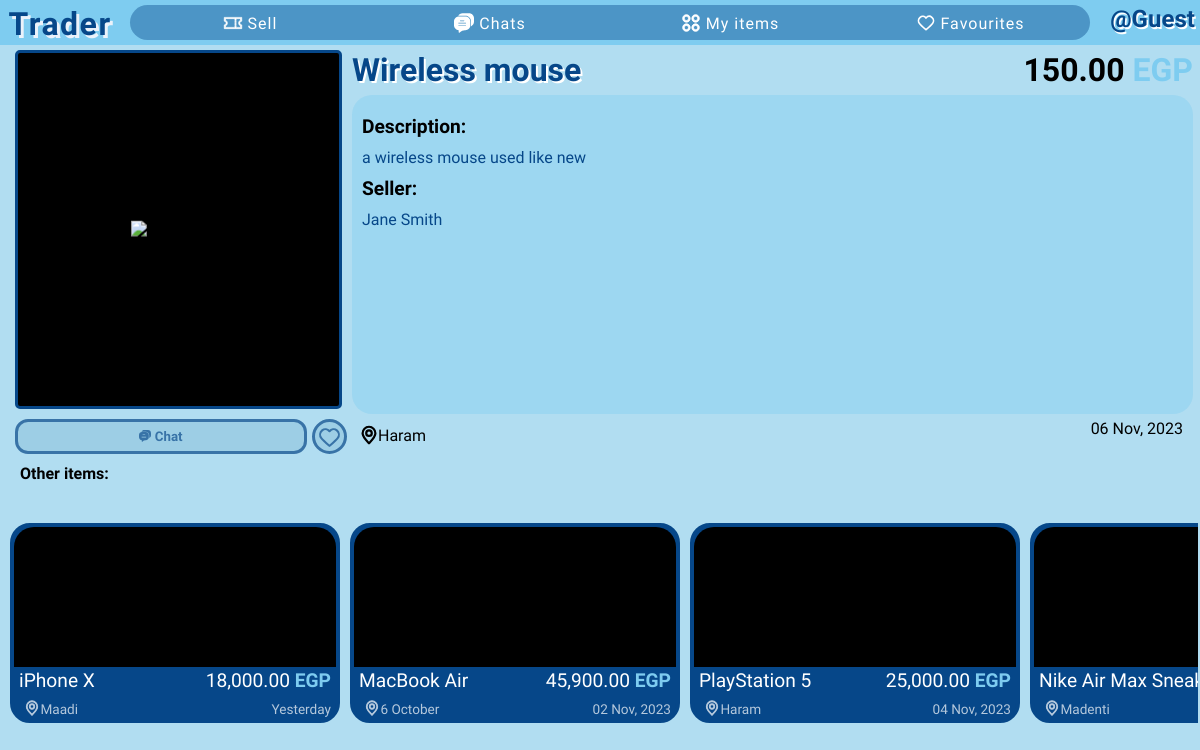
The app's page /16/ with its own data.
### app/models.py (models this page shows)
class Item(db.Model):
    id = db.Column(db.Integer, primary_key=True)  # Item ID
    title = db.Column(db.String(100), nullable=False)  # Item title
    description = db.Column(db.Text, nullable=False)  # Item description
    location = db.Column(db.String(100), nullable=False)  # Item location
    price = db.Column(db.Float, default=0, nullable=False)  # Item price
    is_sold = db.Column(db.Boolean, default=False)  # Is item sold?
    created_at = db.Column(db.DateTime)  # Item creation timestamp
    owner = db.Column(db.Integer, db.ForeignKey("user.id"), nullable=False)  # Owner of the item
    images = db.relationship('Image', backref='images_set', lazy=True)  # Images associated with the item
    chats = db.relationship('Chat', backref='chats_set', lazy=True)  # Chats related to the item

class User(db.Model, UserMixin):
    id = db.Column(db.Integer, primary_key=True)  # User ID
    firstname = db.Column(db.String(50), nullable=False)  # First name
    lastname = db.Column(db.String(50), nullable=False)  # Last name
    username = db.Column(db.String(30), unique=True, nullable=False)  # Unique username
    email = db.Column(db.String(120), unique=True, nullable=False)  # Unique email
    password = db.Column(db.String(120), nullable=False)  # Password
    profile_color = db.Column(db.String(25), nullable=True, default=None)  # Profile color
    sent_chat = db.relationship('Chat', backref='sent_by_set', lazy=True, foreign_keys='Chat.sent_by')  # Chats sent by this user
    received_chat = db.relationship('Chat', backref='received_by_set', lazy=True, foreign_keys='Chat.received_by')  # Chats received by this user
    items = db.relationship('Item', backref='item_owner', lazy=True)  # Items posted by this user
    contacts = db.relationship('User', secondary=user_contacts,  # Many-to-many relationship for contacts
                               primaryjoin=(user_contacts.c.contact_id == id),
                               secondaryjoin=(user_contacts.c.contacted_id == id),
                               backref=db.backref('contacted_by', lazy='dynamic'),
                               lazy='dynamic')
    favourites = db.relationship('Item', secondary=favourite_items, backref=db.backref('fav_users', lazy='dynamic'))  # Many-to-many relationship for favorite items

### app/routes.py (the view)
@app.get("/<int:item_id>/")
def single_item(item_id):
    items = []
    item = None
    for entry in Item.query.all():
        if entry.id == item_id:
            item = entry
            seller = User.query.get(item.owner)
        elif entry.is_sold == False:
            items.append(entry)
    if not item:
        abort(404)
    if current_user.is_authenticated:
        is_favourite = item in current_user.favourites
    else:
        is_favourite = False
    return render_template("single-item.html", items=items, item=item, seller=seller, is_favourite=is_favourite)

### app/templates/single-item.html (shortened to what this page needs)
{% extends 'base.html' %}
{% block head %}
    <link rel="stylesheet" href="{{ url_for('static', filename='css/partials/item.css') }}">
    <link rel="stylesheet" href="{{ url_for('static', filename='css/single-item.css') }}">
{% endblock %}
{% block content %}
    <div class="grid-cont">
        <div class="item-img-cont">
            <img src="{{ url_for('serve_image', img_id=item.images[0].id) }}" alt="item-image">
        </div>
        {% if current_user.id == seller.id %}
        <div class="seller-btns edit-delete-status">
            <button class="edit-btn" id="edit-{{ item.id }}">
                <svg fill="green" height="12px" width="12px" version="1.1" xmlns="http://www.w3.org/2000/svg" xmlns:xlink="http://www.w3.org/1999/xlink" viewBox="0 0 348.882 348.882" xml:space="preserve" stroke="green"><g id="SVGRepo_bgCarrier" stroke-width="0"></g><g id="SVGRepo_tracerCarrier" stroke-linecap="round" stroke-linejoin="round"></g><g id="SVGRepo_iconCarrier"> <g> <path d="M333.988,11.758l-0.42-0.383C325.538,4.04,315.129,0,304.258,0c-12.187,0-23.888,5.159-32.104,14.153L116.803,184.231 c-1.416,1.55-2.49,3.379-3.154,5.37l-18.267,54.762c-2.112,6.331-1.052,13.333,2.835,18.729c3.918,5.438,10.23,8.685,16.886,8.685 c0,0,0.001,0,0.001,0c2.879,0,5.693-0.592,8.362-1.76l52.89-23.138c1.923-0.841,3.648-2.076,5.063-3.626L336.771,73.176 C352.937,55.479,351.69,27.929,333.988,11.758z M130.381,234.247l10.719-32.134l0.904-0.99l20.316,18.556l-0.904,0.99 L130.381,234.247z M314.621,52.943L182.553,197.53l-20.316-18.556L294.305,34.386c2.583-2.828,6.118-4.386,9.954-4.386 c3.365,0,6.588,1.252,9.082,3.53l0.419,0.383C319.244,38.922,319.63,47.459,314.621,52.943z"></path> <path d="M303.85,138.388c-8.284,0-15,6.716-15,15v127.347c0,21.034-17.113,38.147-38.147,38.147H68.904 c-21.035,0-38.147-17.113-38.147-38.147V100.413c0-21.034,17.113-38.147,38.147-38.147h131.587c8.284,0,15-6.716,15-15 s-6.716-15-15-15H68.904c-37.577,0-68.147,30.571-68.147,68.147v180.321c0,37.576,30.571,68.147,68.147,68.147h181.798 c37.576,0,68.147-30.571,68.147-68.147V153.388C318.85,145.104,312.134,138.388,303.85,138.388z"></path> </g> </g></svg>
                Edit
            </button>
            <button class="delete-btn" id="delete-{{ item.id }}">
                <svg fill="red" width="12px" height="12px" version="1.1" xmlns="http://www.w3.org/2000/svg" xmlns:xlink="http://www.w3.org/1999/xlink" viewBox="0 0 482.428 482.429" xml:space="preserve" stroke="red"><g id="SVGRepo_bgCarrier" stroke-width="0"></g><g id="SVGRepo_tracerCarrier" stroke-linecap="round" stroke-linejoin="round"></g><g id="SVGRepo_iconCarrier"> <g> <g> <path d="M381.163,57.799h-75.094C302.323,25.316,274.686,0,241.214,0c-33.471,0-61.104,25.315-64.85,57.799h-75.098 c-30.39,0-55.111,24.728-55.111,55.117v2.828c0,23.223,14.46,43.1,34.83,51.199v260.369c0,30.39,24.724,55.117,55.112,55.117 h210.236c30.389,0,55.111-24.729,55.111-55.117V166.944c20.369-8.1,34.83-27.977,34.83-51.199v-2.828 C436.274,82.527,411.551,57.799,381.163,57.799z M241.214,26.139c19.037,0,34.927,13.645,38.443,31.66h-76.879 C206.293,39.783,222.184,26.139,241.214,26.139z M375.305,427.312c0,15.978-13,28.979-28.973,28.979H136.096 c-15.973,0-28.973-13.002-28.973-28.979V170.861h268.182V427.312z M410.135,115.744c0,15.978-13,28.979-28.973,28.979H101.266 c-15.973,0-28.973-13.001-28.973-28.979v-2.828c0-15.978,13-28.979,28.973-28.979h279.897c15.973,0,28.973,13.001,28.973,28.979 V115.744z"></path> <path d="M171.144,422.863c7.218,0,13.069-5.853,13.069-13.068V262.641c0-7.216-5.852-13.07-13.069-13.07 c-7.217,0-13.069,5.854-13.069,13.07v147.154C158.074,417.012,163.926,422.863,171.144,422.863z"></path> <path d="M241.214,422.863c7.218,0,13.07-5.853,13.07-13.068V262.641c0-7.216-5.854-13.07-13.07-13.07 c-7.217,0-13.069,5.854-13.069,13.07v147.154C228.145,417.012,233.996,422.863,241.214,422.863z"></path> <path d="M311.284,422.863c7.217,0,13.068-5.853,13.068-13.068V262.641c0-7.216-5.852-13.07-13.068-13.07 c-7.219,0-13.07,5.854-13.07,13.07v147.154C298.213,417.012,304.067,422.863,311.284,422.863z"></path> </g> </g> </g></svg>
                Delete
            </button>
            <button class="status-btn" id="status-{{ item.id }}">
                {% if item.is_sold %}
                <svg fill="none" width="12px" height="12px" version="1.1" xmlns="http://www.w3.org/2000/svg" xmlns:xlink="http://www.w3.org/1999/xlink" viewBox="0 0 32 32" xml:space="preserve" stroke="black"><g id="SVGRepo_bgCarrier" stroke-whiteidth="0"></g><g id="SVGRepo_tracerCarrier" stroke-linecap="round" stroke-linejoin="round"></g><g id="SVGRepo_iconCarrier"> <style type="text/css"> .linesandangles_een{fill:white;} </style> <path class="linesandangles_een" d="M30,13V7H2v6c1.657,0,3,1.343,3,3s-1.343,3-3,3v6h28v-6c-1.657,0-3-1.343-3-3S28.343,13,30,13z M28,20.582V23h-7v-2h-2v2H4v-2.418C5.764,19.81,7,18.046,7,16s-1.236-3.81-3-4.583V9h15v2h2V9h7v2.417 c-1.764,0.773-3,2.536-3,4.583S26.236,19.81,28,20.582z M19,12h2v2h-2V12z M19,15h2v2h-2V15z M19,18h2v2h-2V18z"></path> </g></svg>
                Mark Active
                {% else %}
                <svg fill="none" width="12px" height="12px" viewBox="-13.6 -13.6 197.20 197.20" xmlns="http://www.w3.org/2000/svg"><g id="SVGRepo_bgCarrier" stroke-width="0"></g><g id="SVGRepo_tracerCarrier" stroke-linecap="round" stroke-linejoin="round" stroke="black" stroke-width="20.4"> <path d="M142.196 30.4125C142.586 30.0637 142.897 29.6356 143.109 29.1567C143.32 28.6778 143.427 28.1592 143.422 27.6357C143.417 27.1122 143.3 26.5959 143.079 26.1213C142.858 25.6467 142.538 25.2248 142.141 24.8838C141.722 24.5249 141.307 24.1678 140.895 23.8127C137.751 21.1093 134.5 18.3102 131.1 15.9225C105.123 -2.36044 78.1316 -2.4633 50.8803 7.23287C26.2068 16.0055 10.3619 33.5563 3.77909 59.3882C-3.56415 88.249 2.86618 113.71 22.9048 135.073C23.4261 135.625 23.9582 136.177 24.4895 136.704C35.2539 147.469 48.6614 154.115 59.2847 158.739C63.8445 160.731 87.2404 163.149 93.5707 162.206C131.19 156.588 155.946 135.37 164.569 99.8725C166.215 92.9194 167.035 85.7962 167.011 78.6508C166.974 71.1466 165.712 63.6988 163.275 56.6012C163.097 56.0703 162.805 55.5851 162.418 55.1805C162.031 54.7759 161.56 54.4618 161.037 54.2606C160.515 54.0595 159.954 53.9764 159.396 54.0171C158.838 54.0579 158.295 54.2216 157.808 54.4965L157.706 54.5547C156.931 54.9984 156.336 55.7005 156.027 56.5381C155.717 57.3757 155.712 58.2954 156.012 59.1364C158.212 65.2371 159.334 71.674 159.327 78.1592C159.251 85.9394 158.198 93.6792 156.192 101.197C150.248 122.8 136.038 138.545 112.75 149.315C89.0741 160.65 55.1215 149.19 46.0879 143.226C36.1031 136.4 27.3663 127.908 20.2596 118.121C9.11418 102.34 6.61369 79.6587 12.6028 58.9229C15.4055 49.3489 20.3036 40.5185 26.9421 33.0722C33.5806 25.6259 41.793 19.7503 50.9838 15.8714C74.8941 5.93474 98.8852 4.18192 122.285 19.0635C125.422 21.061 133.422 27.3424 137.465 30.5501C138.143 31.0882 138.99 31.3691 139.855 31.3432C140.721 31.3172 141.549 30.986 142.194 30.4082L142.196 30.4125Z" fill="#000000"></path> <path d="M74.6287 104.313C76.2312 102.79 77.1115 102.019 77.9173 101.177C103.753 74.1855 132.047 49.8851 160.508 25.7727C161.584 24.8619 162.685 23.7 163.958 23.3737C165.493 22.9815 167.996 23.4326 168.682 24.2661C169.133 24.8821 169.418 25.6035 169.509 26.3612C169.601 27.1189 169.496 27.8875 169.206 28.5932C168.537 30.3474 166.907 31.8498 165.429 33.1629C156.607 41.0019 147.538 48.5708 138.872 56.5716C120.756 73.3024 102.756 90.1576 84.8704 107.137C77.0334 114.561 74.0173 114.862 66.8059 106.929C62.0589 101.705 47.7328 84.0973 43.3455 78.5495C42.7256 77.6872 42.1735 76.7781 41.6941 75.8305C40.7045 74.0756 40.0576 72.1419 42.0246 70.7814C44.2158 69.2662 45.7707 70.8473 47.0696 72.4937C48.384 74.1607 49.5048 75.9916 50.9121 77.5713C55.2811 82.4737 69.908 99.1421 74.6287 104.313Z" fill="#000000"></path> </g><g id="SVGRepo_iconCarrier"> <path d="M142.196 30.4125C142.586 30.0637 142.897 29.6356 143.109 29.1567C143.32 28.6778 143.427 28.1592 143.422 27.6357C143.417 27.1122 143.3 26.5959 143.079 26.1213C142.858 25.6467 142.538 25.2248 142.141 24.8838C141.722 24.5249 141.307 24.1678 140.895 23.8127C137.751 21.1093 134.5 18.3102 131.1 15.9225C105.123 -2.36044 78.1316 -2.4633 50.8803 7.23287C26.2068 16.0055 10.3619 33.5563 3.77909 59.3882C-3.56415 88.249 2.86618 113.71 22.9048 135.073C23.4261 135.625 23.9582 136.177 24.4895 136.704C35.2539 147.469 48.6614 154.115 59.2847 158.739C63.8445 160.731 87.2404 163.149 93.5707 162.206C131.19 156.588 155.946 135.37 164.569 99.8725C166.215 92.9194 167.035 85.7962 167.011 78.6508C166.974 71.1466 165.712 63.6988 163.275 56.6012C163.097 56.0703 162.805 55.5851 162.418 55.1805C162.031 54.7759 161.56 54.4618 161.037 54.2606C160.515 54.0595 159.954 53.9764 159.396 54.0171C158.838 54.0579 158.295 54.2216 157.808 54.4965L157.706 54.5547C156.931 54.9984 156.336 55.7005 156.027 56.5381C155.717 57.3757 155.712 58.2954 156.012 59.1364C158.212 65.2371 159.334 71.674 159.327 78.1592C159.251 85.9394 158.198 93.6792 156.192 101.197C150.248 122.8 136.038 138.545 112.75 149.315C89.0741 160.65 55.1215 149.19 46.0879 143.226C36.1031 136.4 27.3663 127.908 20.2596 118.121C9.11418 102.34 6.61369 79.6587 12.6028 58.9229C15.4055 49.3489 20.3036 40.5185 26.9421 33.0722C33.5806 25.6259 41.793 19.7503 50.9838 15.8714C74.8941 5.93474 98.8852 4.18192 122.285 19.0635C125.422 21.061 133.422 27.3424 137.465 30.5501C138.143 31.0882 138.99 31.3691 139.855 31.3432C140.721 31.3172 141.549 30.986 142.194 30.4082L142.196 30.4125Z" fill="#000000"></path> <path d="M74.6287 104.313C76.2312 102.79 77.1115 102.019 77.9173 101.177C103.753 74.1855 132.047 49.8851 160.508 25.7727C161.584 24.8619 162.685 23.7 163.958 23.3737C165.493 22.9815 167.996 23.4326 168.682 24.2661C169.133 24.8821 169.418 25.6035 169.509 26.3612C169.601 27.1189 169.496 27.8875 169.206 28.5932C168.537 30.3474 166.907 31.8498 165.429 33.1629C156.607 41.0019 147.538 48.5708 138.872 56.5716C120.756 73.3024 102.756 90.1576 84.8704 107.137C77.0334 114.561 74.0173 114.862 66.8059 106.929C62.0589 101.705 47.7328 84.0973 43.3455 78.5495C42.7256 77.6872 42.1735 76.7781 41.6941 75.8305C40.7045 74.0756 40.0576 72.1419 42.0246 70.7814C44.2158 69.2662 45.7707 70.8473 47.0696 72.4937C48.384 74.1607 49.5048 75.9916 50.9121 77.5713C55.2811 82.4737 69.908 99.1421 74.6287 104.313Z" fill="#000000"></path> </g></svg>
                Mark Sold
                {% endif %}
            </button>
        </div>
        {% else %}
        <button class="chat-btn" onclick="window.location.href = `{{ url_for('single_chat', user_id=seller.id) }}?back=/{{ item.id }}/&item-id={{ item.id }}`">
            Chat
        </button>
        <button class="favourite-btn {% if is_favourite %}fav{% endif %}" onclick="toggleFavourite()">
        </button>
        {% endif %}
        <div class="title-price">
            <h2 class="item-title">{{ item.title }}</h2>
            <div class="price-cont">{{ price_format(item.price) }} <span class="egp">EGP</span></div>
        </div>
        <div class="description-cont">
            <div>Description:</div>
            {{ item.description }}
            <div>Seller:</div>
            {{ seller.firstname }} {{ seller.lastname }}
        </div>
        <div class="location-cont">
            {{ item.location }}
        </div>
        <div class="item-created-at">{{ date_format(item.created_at, force_datetime=True) }}</div>
        <div class="other-items-cont">
            <div class="title">Other items:</div>
            <div class="other-items">
                {% for item in items %}
                    {% include 'partials/item.html' %}
                {% endfor %}
            </div>
        </div>
    </div>
{% endblock %}

### app/templates/partials/item.html (shortened to what this page needs)
<div class="single-item-cont location-{% if item.location == '6 October' %}october{% else %}{{ item.location|lower }}{% endif %}" id="item-{{ item.id }}">
    <a class="item" href="{{ url_for('single_item', item_id=item.id) }}">
        <div class="img-cont">
        </div>
        <div class="upper">
            <div class="item-title">{{ item.title }}</div>
            <div class="item-price">{{ price_format(item.price) }} <span class="egp">EGP</span></div>
        </div>
        <div class="lower">
            <div class="item-location">
                {{ item.location }}
            </div>
            <div>{{ date_format(item.created_at) }}</div>
        </div>
    </a>
</div>

### records on screen
Item: title "Wireless mouse", price "150.00", description "a wireless mouse used like new", location "Haram", created_at "06 Nov, 2023"
User: firstname "Jane", lastname "Smith"
Item: title "iPhone X", price "18,000.00", location "Maadi", created_at "Yesterday"
Item: title "MacBook Air", price "45,900.00", location "6 October", created_at "02 Nov, 2023"
Item: title "PlayStation 5", price "25,000.00", location "Haram", created_at "04 Nov, 2023"
Item: title "Nike Air Max…", location "Madenti"
